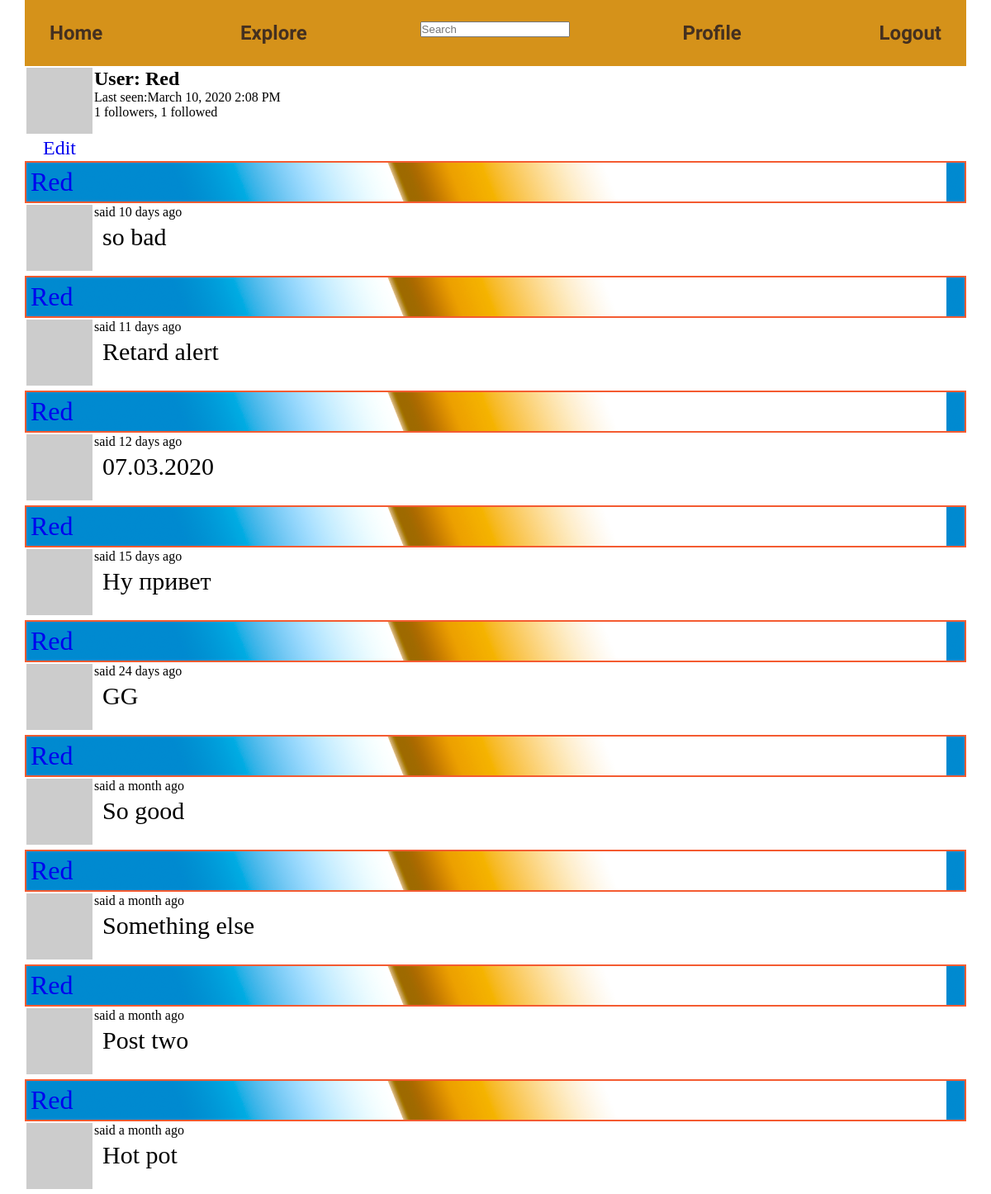
The app's page /user/Red (signed in), older data.
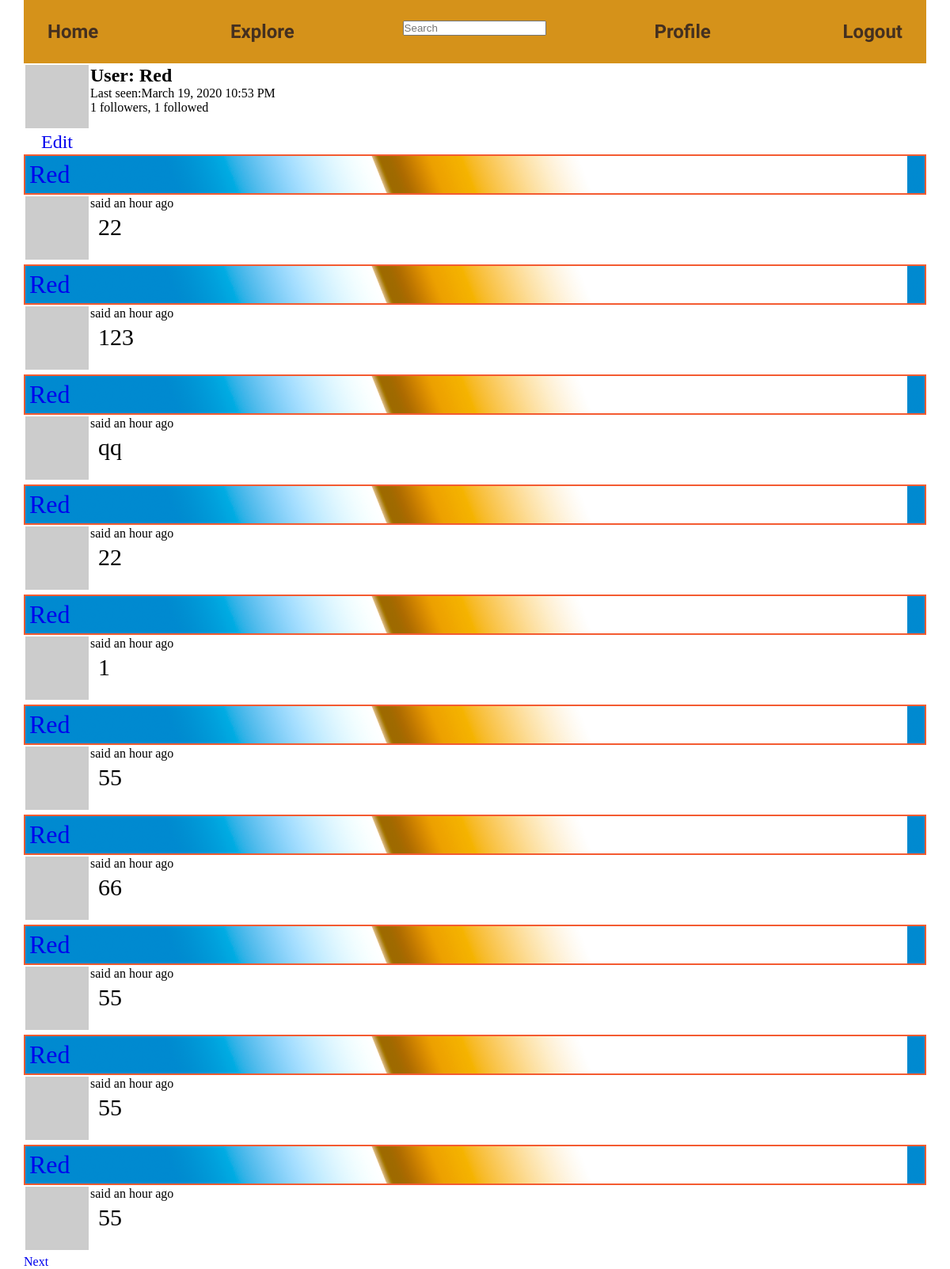
The same page, newer data.
### app/models.py (models this page shows, shortened)
class User(db.Model, UserMixin):
    id = db.Column(db.Integer, primary_key=True)
    username = db.Column(db.String(64), nullable=False, index=True, unique=True)
    email = db.Column(db.String(120), nullable=False, index=True, unique=True)
    password_hash = db.Column(db.String(128))
    posts = db.relationship('Post', backref='author', lazy='dynamic')
    about_me = db.Column(db.Text)
    last_seen = db.Column(db.DateTime, default=datetime.utcnow)
    followed = db.relationship('User', secondary=followers,
                               primaryjoin=(followers.c.follower_id == id),
                               secondaryjoin=(followers.c.followed_id == id),
                               backref=db.backref('followers', lazy='dynamic'), lazy='dynamic')
    def avatar(self, size):
        digest = md5(self.email.lower().encode('utf-8')).hexdigest()
        return 'https://www.gravatar.com/avatar/{}?d=identicon&s={}'.format(
            digest, size)

class SearchableMixin(object):
    @classmethod
    def before_commit(cls, session):
        session._changes = {
            'add': list(session.new),
            'update': list(session.dirty),
            'delete': list(session.deleted)
        }
    @classmethod
    def after_commit(cls, session):
        for obj in session._changes['add']:
            if isinstance(obj, SearchableMixin):
                add_to_index(obj.__tablename__, obj)
        for obj in session._changes['update']:
            if isinstance(obj, SearchableMixin):
                add_to_index(obj.__tablename__, obj)
        for obj in session._changes['delete']:
            if isinstance(obj, SearchableMixin):
                remove_from_index(obj.__tablename__, obj)
        session._changes = None

class Post(SearchableMixin, db.Model):
    __searchable__ = ['body']
    id = db.Column(db.Integer, primary_key=True)
    body = db.Column(db.Text)
    timestamp = db.Column(db.DateTime, index=True, default=datetime.utcnow)
    user_id = db.Column(db.Integer, db.ForeignKey('user.id'))
    language = db.Column(db.String(5))

### app/main/routes.py (the view)
@bp.route('/user/<username>')
@login_required
def user(username):
    page = request.args.get('page', 1, type=int)
    user = User.query.filter_by(username=username).first_or_404()
    posts = Post.query.filter_by(author=user).order_by(Post.timestamp.desc()).paginate(page,
                                                                                       app.config['POST_PER_PAGE'],
                                                                                       False)
    next_url = url_for('main.user', username=user.username, page=posts.next_num) if posts.has_next else None
    prev_url = url_for('main.user', username=user.username, page=posts.prev_num) if posts.has_prev else None
    return render_template('user.html', user=user, posts=posts.items, next_url=next_url, prev_url=prev_url)

### app/main/form.py
class SearchForm(FlaskForm):
    q = StringField(_l('Search'), validators=[DataRequired()])
    def __init__(self, *args, **kwargs):
        if 'formdata'not in kwargs:
            kwargs['formdata'] = request.args
        if 'csrf_enabled' not in kwargs:
            kwargs['csrf_enabled'] = False
        super(SearchForm, self).__init__(*args, **kwargs)

### app/main/routes.py (called while the page is built)
@bp.before_app_request
def before_request():
    if current_user.is_authenticated:
        current_user.last_seen = datetime.utcnow()
        db.session.commit()
        g.search_form = SearchForm()
    g.locale = str(get_locale())

### app/models.py (called while the page is built)
@login.user_loader
def load_user(id):
    return User.query.get(int(id))

### app/templates/user.html (shortened to what this page needs)
{% extends 'base.html' %}
{% block body %}
    <table>
        <tr valign="top">
            <td><img src="{{ user.avatar(64) }}">
                {% if user == current_user %}
                    <a href="/edit_profile" class="edit_profile">Edit</a>
                {% elif not current_user.is_following(user) %}
                    <div class="follow">
                        <a id="button_follow" href="{{ url_for('main.follow', username=user.username) }}">Follow</a>
                    </div>
                {% else %}
                    <div class="unfollow">
                        <a id="button_unfollow" href="{{ url_for('main.unfollow', username=user.username) }}">Unfollow</a>
                    </div>
                {% endif %}
            </td>
            <td><h1>User: {{ user.username }}</h1>
                {% if user.last_seen %}<p> Last seen:{{ moment(user.last_seen).format('LLL') }}</p> {% endif %}
                <div class="followers">
                    {{ user.followers.count() }} followers, {{ user.followed.count() }} followed
                </div>
            </td>
        </tr>
    </table>
    {% for post in posts %}
        {% include '_post.html' %}
    {% endfor %}
    {% if next_url %}
        <a href="{{ next_url }}" class="next">Next</a>
    {% endif %}
{% endblock %}

### app/templates/_post.html (shortened to what this page needs)
<table>
    <tr valign="top">
        <td><img src="{{ post.author.avatar(36) }}"></td>
        <div class="post_show__label">
            <a href="{{ url_for('main.user', username=post.author.username) }}">{{ post.author.username }}</a>
        </div>
        <td>
            said {{ moment(post.timestamp).fromNow() }}
            <p class="post_show__text">{{ post.body }}</p>
        </td>
    </tr>
</table>

Row changes from the older to the newer data that the page shows:
no longer on this page (row unchanged): Post: author.username "Red", timestamp "10 days ago", body "so bad"
no longer on this page (row unchanged): Post: author.username "Red", timestamp "11 days ago", body "Retard alert"
no longer on this page (row unchanged): Post: author.username "Red", timestamp "12 days ago", body "07.03.2020"
no longer on this page (row unchanged): Post: author.username "Red", timestamp "15 days ago", body "Ну привет"
no longer on this page (row unchanged): Post: author.username "Red", timestamp "24 days ago", body "GG"
no longer on this page (row unchanged): Post: author.username "Red", timestamp "a month ago", body "So good"
no longer on this page (row unchanged): Post: author.username "Red", timestamp "a month ago", body "Something else"
no longer on this page (row unchanged): Post: author.username "Red", timestamp "a month ago", body "Post two"
no longer on this page (row unchanged): Post: author.username "Red", timestamp "a month ago", body "Hot pot"
changed User "Red": last_seen "March 10, 2020 2:08 PM" → "March 19, 2020 10:53 PM"
added Post: author.username "Red", timestamp "an hour ago", body "22"
added Post: author.username "Red", timestamp "an hour ago", body "123"
added Post: author.username "Red", timestamp "an hour ago", body "qq"
added Post: author.username "Red", timestamp "an hour ago", body "22"
added Post: author.username "Red", timestamp "an hour ago", body "1"
added Post: author.username "Red", timestamp "an hour ago", body "55"
added Post: author.username "Red", timestamp "an hour ago", body "66"
added Post: author.username "Red", timestamp "an hour ago", body "55"
added Post: author.username "Red", timestamp "an hour ago", body "55"
added Post: author.username "Red", timestamp "an hour ago", body "55"
Text that changed along with them:
text now shown: "Next"
